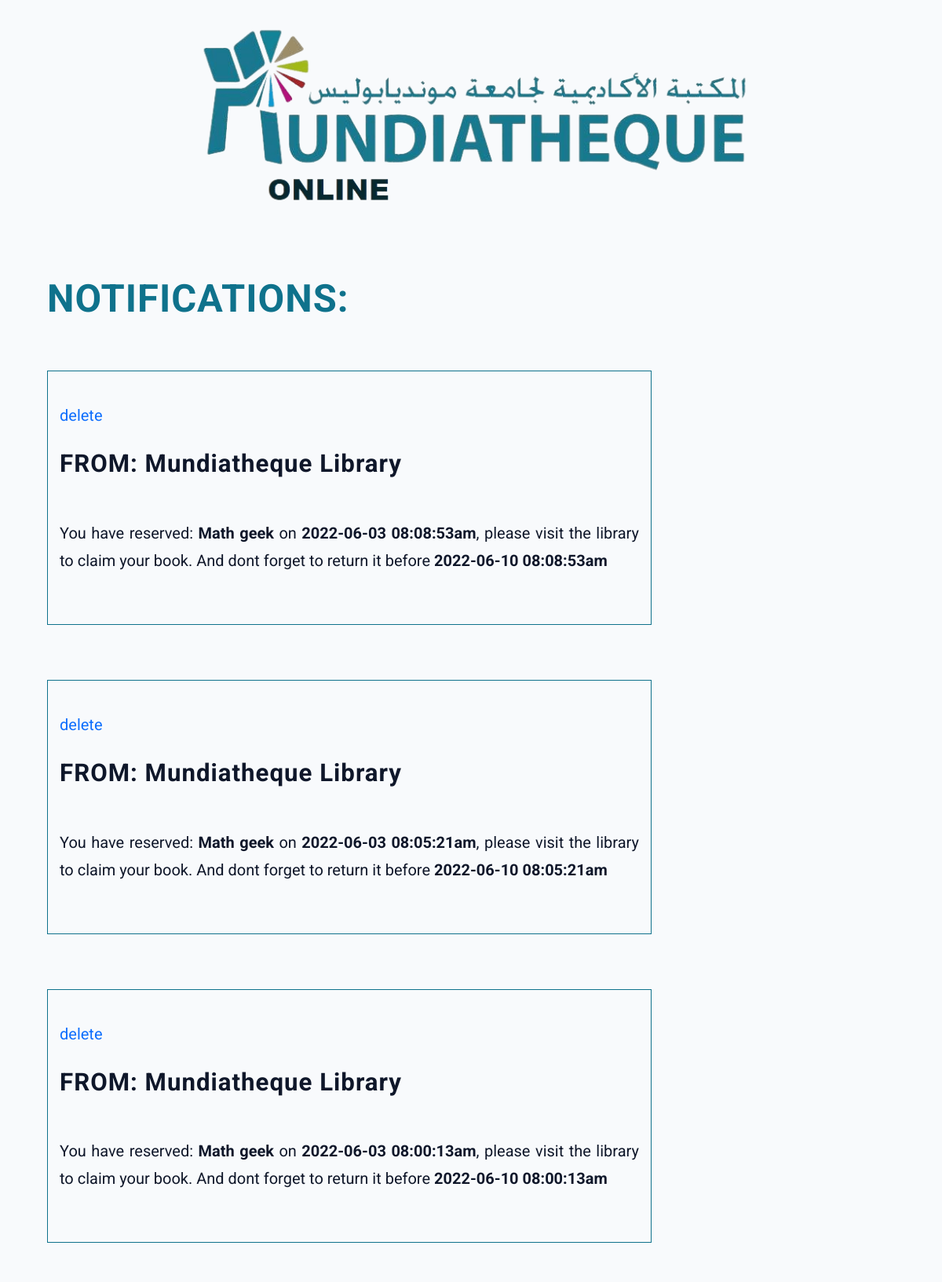
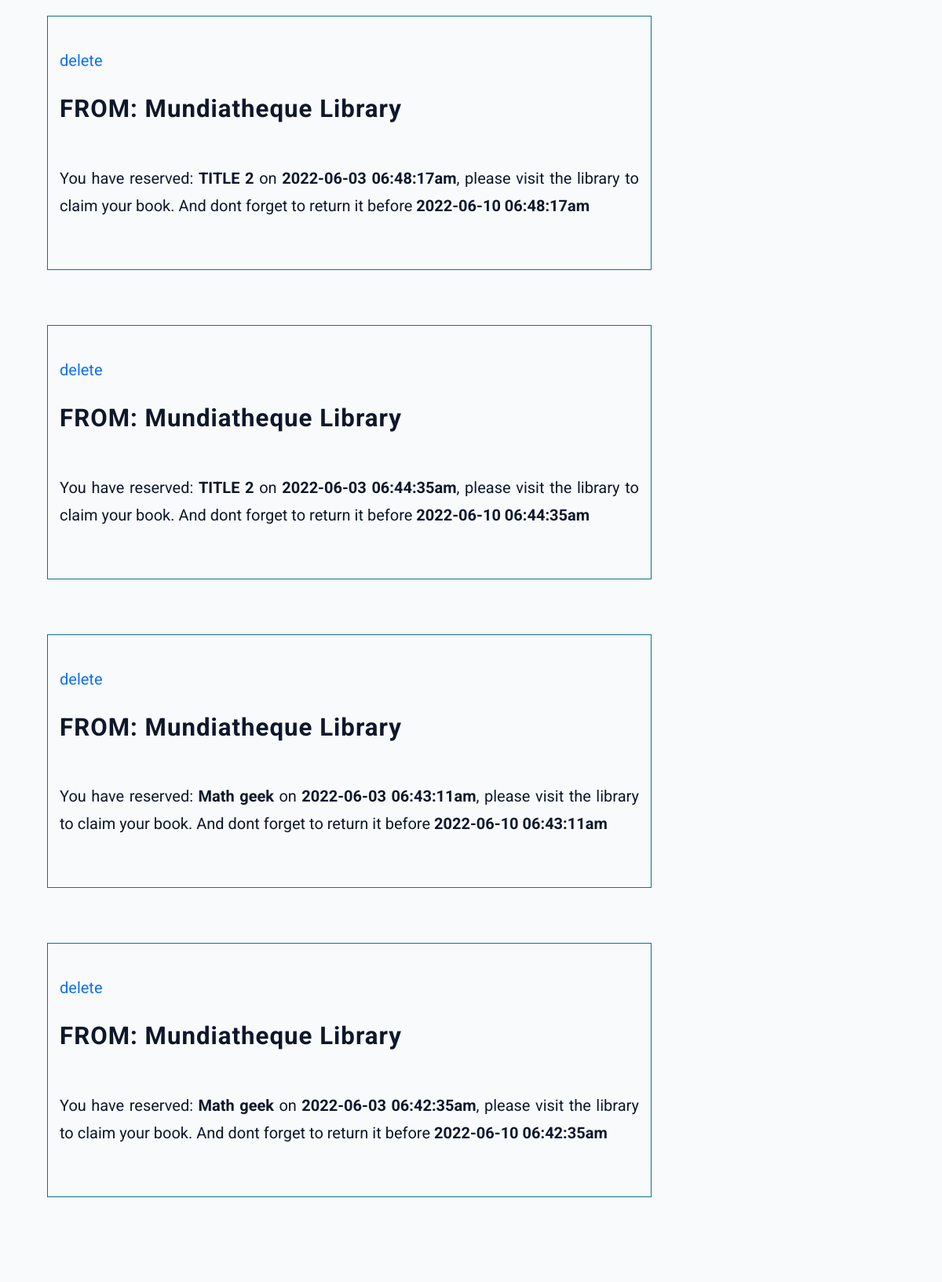
The app's page /notificationPage.php (signed in, upper part) with its own data (2 pictures, top to bottom).
### tables this page shows
CREATE TABLE `notification` (
  `idNotification` int(11) NOT NULL,
  `idUser` int(11) NOT NULL,
  `textNotification` longtext NOT NULL
);

### notificationPage.php (the view, shortened to what this page needs)
<?php
include_once "header.php";
include_once "navbar.php";
?>
<?php
include_once 'includes/dbh.inc.php';
$idUser = $_SESSION['idUser'];
if($_SESSION['typeUser']=='admin'){
    $sql = "SELECT DISTINCT notification.textNotification FROM notification
            WHERE idUser IN(SELECT idUser FROM users WHERE typeUser='admin') ORDER BY `notification`.`idNotification` DESC LIMIT 7;";
    $stmt = mysqli_stmt_init($conn);
    if (!mysqli_stmt_prepare($stmt, $sql)) {
        echo "SQL statement failed";
    } else {
        mysqli_stmt_execute($stmt);
        $result = mysqli_stmt_get_result($stmt);
        while ($row = mysqli_fetch_assoc($result)) {
            echo '<section>
       <div class="notification-container">
        <div class="container">
            <div class="row">
                <div style="width: 100%" class="col-sm-5 col-md-6 col-12 pb-4">
                    <div style="width: 100%" class="comment mt-4 text-justify float-left">
                     <p><a href="includes/deleteNotification.inc.php?idNotification=' .$row['idNotification']. '">delete</a></p>
                        <h4>Mundiatheque Library</h4><br>
                        <p>' . $row['textNotification'] . '</p>
                    </div><br>
                </div>
               </div>
         </div>
    </section>';
        }
    }
}
else {
    $sql = "SELECT DISTINCT notification.idNotification,  notification.textNotification FROM notification
            WHERE notification.idUser=$idUser ORDER BY `notification`.`idNotification` DESC LIMIT 7";
    $stmt = mysqli_stmt_init($conn);
    if (!mysqli_stmt_prepare($stmt, $sql)) {
        echo "SQL statement failed";
    } else {
        mysqli_stmt_execute($stmt);
        $result = mysqli_stmt_get_result($stmt);
        echo'
             <h1 style="margin-left: 60px;margin-top: 50px; color: #0F728C"><strong>NOTIFICATIONS:</strong></h1>';
        while ($row = mysqli_fetch_assoc($result)) {
            echo '<section>
       <div class="notification-container">
        <div class="container">
            <div class="row">
                <div style="width: 100%" class="col-sm-5 col-md-6 col-12 pb-4">
                    <div style="width: 100%" class="comment mt-4 text-justify float-left">
                    <p><a href="includes/deleteNotification.inc.php?idNotification=' .$row['idNotification']. '">delete</a></p>
                        <h3><strong>FROM: Mundiatheque Library</strong></h3><br>
                        <p>' . $row['textNotification'] . '</p>
                    </div><br>
                </div>
               </div>
         </div>
    </section>';
        }
    }
}
?>

### styles.css (style rules this page uses)
* { padding: 0; margin: 0; box-sizing: border-box; }
html { font-size: 100%; }
:root { --primary-100: #c9effb; --primary-200: #94dff6; --primary-300: #5b8994; --primary-400: #5ecef2; --primary-500: #4cc9f0; --primary-600: #44b5d8; --primary-700: #3da1c0; --primary-800: #358da8; --primary-900: #2e7990; --grey-50: #f8fafc; --grey-100: #f1f5f9; --grey-200: #e2e8f0; --grey-300: #cbd5e1; --grey-400: #94a3b8; --grey-500: #64748b; --grey-600: #475569; --grey-700: #334155; --grey-800: #1e293b; --grey-900: #0f172a; --black: #222; --white: #fff; --red-light: #f8d7da; --red-dark: #842029; --green-light: #d1e7dd; --green-dark: #0f5132; --headingFont: "Roboto", sans-serif; --bodyFont: "Roboto", sans-serif; --small-text: 0.875rem; --extra-small-text: 0.7em; --backgroundColor: var(--grey-50); --textColor: var(--grey-900); --borderRadius: 0.25rem; --letterSpacing: 1px; --transition: 0.3s ease-in-out all; --max-width: 1120px; --fixed-width: 600px; --shadow-1: 0 1px 3px 0 rgba(0, 0, 0, 0.1), 0 1px 2px 0 rgba(0, 0, 0, 0.06); --shadow-2: 0 4px 6px -1px rgba(0, 0, 0, 0.1), 0 2px 4px -1px rgba(0, 0, 0, 0.06); --shadow-3: 0 10px 15px -3px rgba(0, 0, 0, 0.1), 0 4px 6px -2px rgba(0, 0, 0, 0.05); --shadow-4: 0 20px 25px -5px rgba(0, 0, 0, 0.1), 0 10px 10px -5px rgba(0, 0, 0, 0.04); }
p { margin-bottom: 1.5rem; max-width: 40em; }
h1, h2, h3, h4, h5 { margin: 0; margin-bottom: 1.38rem; font-family: var(--headingFont); font-weight: 400; line-height: 1.3; text-transform: capitalize; letter-spacing: var(--letterSpacing); }
h1 { margin-top: 0; font-size: 3.052rem; }
h3 { font-size: 1.953rem; }
a { text-decoration: none; }
::placeholder { font-family: inherit; color: var(--grey-400); }
.notification-container { display: flex; flex-wrap: wrap; margin: 50px; }
.notification-container .container { border: solid #0F728C 1px ; padding: 15px; margin: 10px; width: 70%; }
.notification-container .container p { font-size: 20px; }

### records on screen
notification: textNotification "You have reserved: Math geek on 2022-06-03 08:08:53am , please visit the library to claim your book. And dont forget to return it before 2022-06-10 08:08:53am"
notification: textNotification "You have reserved: Math geek on 2022-06-03 08:05:21am , please visit the library to claim your book. And dont forget to return it before 2022-06-10 08:05:21am"
notification: textNotification "You have reserved: Math geek on 2022-06-03 08:00:13am , please visit the library to claim your book. And dont forget to return it before 2022-06-10 08:00:13am"
notification: textNotification "You have reserved: TITLE 2 on 2022-06-03 06:48:17am , please visit the library to claim your book. And dont forget to return it before 2022-06-10 06:48:17am"
notification: textNotification "You have reserved: TITLE 2 on 2022-06-03 06:44:35am , please visit the library to claim your book. And dont forget to return it before 2022-06-10 06:44:35am"
notification: textNotification "You have reserved: Math geek on 2022-06-03 06:43:11am , please visit the library to claim your book. And dont forget to return it before 2022-06-10 06:43:11am"
notification: textNotification "You have reserved: Math geek on 2022-06-03 06:42:35am , please visit the library to claim your book. And dont forget to return it before 2022-06-10 06:42:35am"
